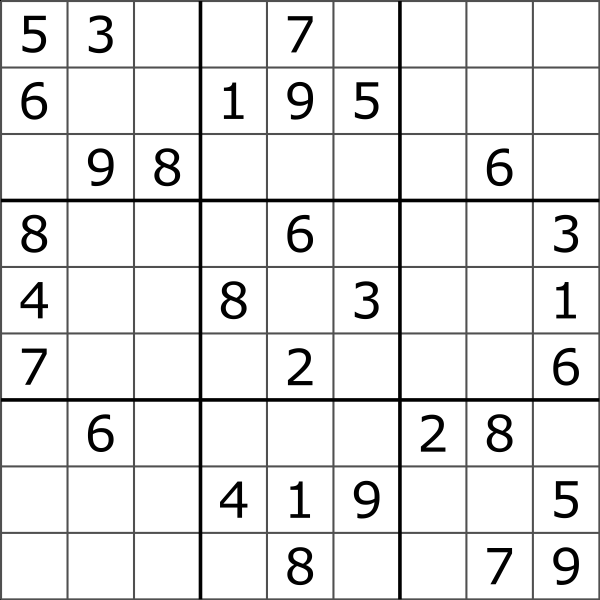
#> input picture images/sudoku.png, 1200 x 1200 px, found by its file name (shown at 1/2 size)
$ jupyter execute --allow-errors sudoku_MM.ipynb   (shell and % lines are left out)
#> lines starting #> are read from the running program, lines starting #| are printed output that depends on the picture; after the words box and inside, x2 and y2 are one past the last pixel; in counts of white or black regions, pixels touching at a corner belong together
[cell 1]
import cv2 as cv
import numpy as np
print(cv.__version__)

[cell 2]
def show_wait_destroy(winname, img):
    cv.namedWindow(winname, cv.WINDOW_NORMAL)
    cv.imshow(winname, img)
    cv.resizeWindow(winname, 400, 300)
    cv.moveWindow(winname, 380, 200)
    cv.waitKey(0)
    cv.destroyWindow(winname)

[cell 3]
image = cv.imread('sudoku_2.png')
#> (the rest of this cell did not finish here and is left out)

#> (a cell that did not finish here is left out)

#> (a cell that did not finish here is left out)

#> (a cell that did not finish here is left out)

#> (a cell that did not finish here is left out)

#> (a cell that did not finish here is left out)

#> (a cell that did not finish here is left out)

[cell 10]
import math
img = cv.imread("sudoku.png")
#> img is the input picture: shape (1200, 1200, 3); min 0, max 255, mean 231.9
gray = cv.cvtColor(img, cv.COLOR_BGR2GRAY)
show_wait_destroy("gray", gray)
edges = cv.Canny(gray, 100,100)
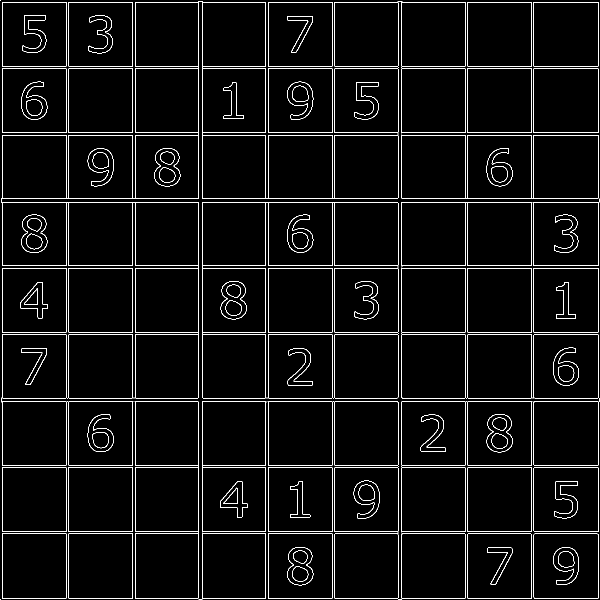
#> edges: shape (1200, 1200) (shown at 1/2 size); 3.7% white in thin lines or dots
show_wait_destroy("edges", edges)
lines = cv.HoughLinesP(edges, 1, math.pi/2, 2, None, 10, 1)
#> lines = 456 rows, first 6: [536, 270, 664, 270], [137, 1196, 265, 1196], [531, 1196, 531, 1067], [805, 668, 928, 668], [1067, 664, 1067, 536], [5, 397, 135, 397]
print(len(lines))
#| 456
for line in lines[0]:
    pt1 = (line[0],line[1])
    pt2 = (line[2],line[3])
    cv.line(img, pt1, pt2, (0,0,255), 3)
#> this loop made 1 pass
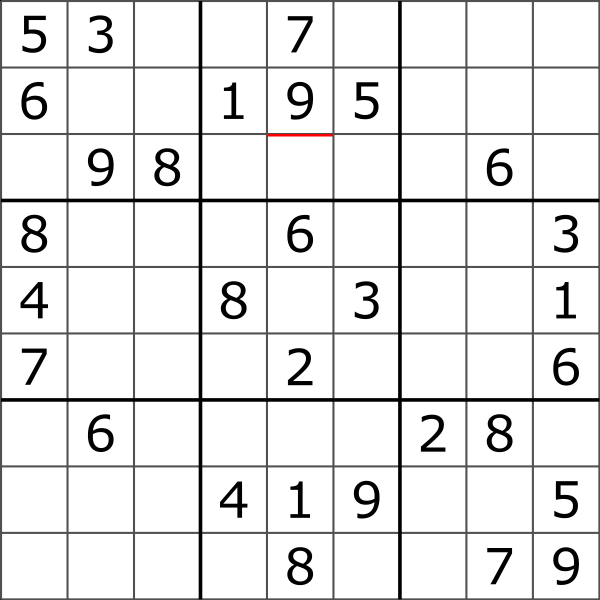
#> img: shape (1200, 1200, 3) (shown at 1/2 size); 0.05% of pixels changed, all inside (x1, y1, x2, y2) = (534, 268, 667, 273)
show_wait_destroy("merge", img)
